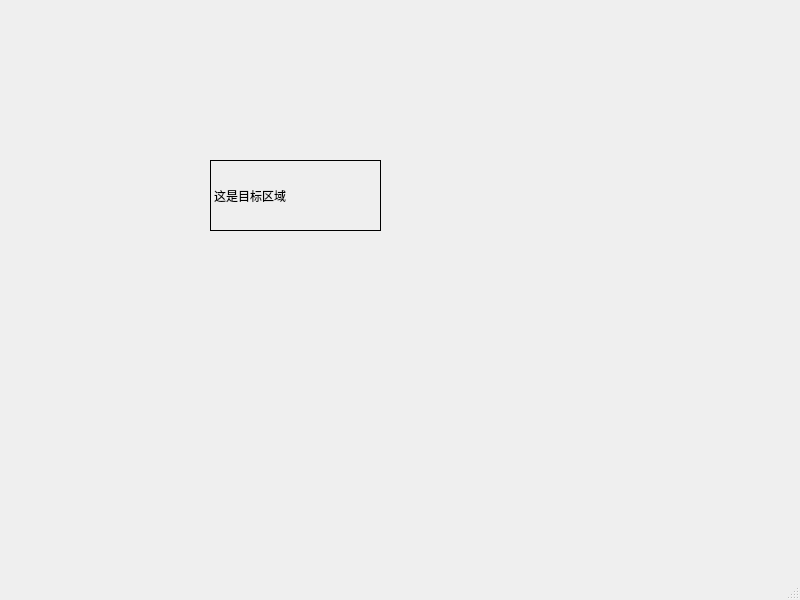
<?xml version="1.0" encoding="UTF-8"?>
<ui version="4.0">
 <class>MainWindow</class>
 <widget class="QMainWindow" name="MainWindow">
  <property name="geometry">
   <rect>
    <x>0</x>
    <y>0</y>
    <width>800</width>
    <height>600</height>
   </rect>
  </property>
  <property name="windowTitle">
   <string>MainWindow</string>
  </property>
  <widget class="QWidget" name="centralwidget">
   <widget class="Label" name="label">
    <property name="geometry">
     <rect>
      <x>210</x>
      <y>160</y>
      <width>171</width>
      <height>71</height>
     </rect>
    </property>
    <property name="frameShape">
     <enum>QFrame::Shape::Box</enum>
    </property>
    <property name="text">
     <string>这是目标区域</string>
    </property>
   </widget>
  </widget>
  <widget class="QMenuBar" name="menubar">
   <property name="geometry">
    <rect>
     <x>0</x>
     <y>0</y>
     <width>800</width>
     <height>22</height>
    </rect>
   </property>
  </widget>
  <widget class="QStatusBar" name="statusbar"/>
 </widget>
 <customwidgets>
  <customwidget>
   <class>Label</class>
   <extends>QLabel</extends>
   <header>label.h</header>
  </customwidget>
 </customwidgets>
 <resources/>
 <connections/>
</ui>
